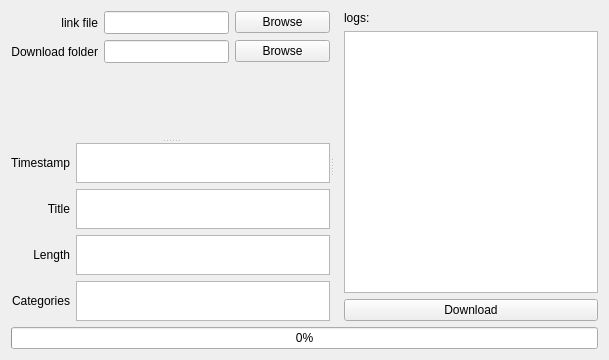
      <widget class="QWidget" name="tab_files">
       <property name="mouseTracking">
        <bool>false</bool>
       </property>
       <property name="focusPolicy">
        <enum>Qt::TabFocus</enum>
       </property>
       <property name="accessibleName">
        <string/>
       </property>
       <attribute name="title">
        <string>download links</string>
       </attribute>
       <layout class="QGridLayout" name="gridLayout_3">
        <item row="0" column="0" rowspan="4" colspan="2">
         <layout class="QVBoxLayout" name="verticalLayout_7">
          <item>
           <widget class="QSplitter" name="splitter_2">
            <property name="orientation">
             <enum>Qt::Horizontal</enum>
            </property>
            <widget class="QSplitter" name="splitter">
             <property name="orientation">
              <enum>Qt::Vertical</enum>
             </property>
             <widget class="QWidget" name="layoutWidget">
              <layout class="QGridLayout" name="gridLayout">
               <item row="0" column="1">
                <widget class="QLineEdit" name="lineEdit_linkfile">
                 <property name="font">
                  <font>
                   <pointsize>10</pointsize>
                  </font>
                 </property>
                </widget>
               </item>
               <item row="1" column="2">
                <widget class="QPushButton" name="pushButton_downloadbrowse">
                 <property name="text">
                  <string>Browse</string>
                 </property>
                </widget>
               </item>
               <item row="1" column="0">
                <widget class="QLabel" name="label_downloadFolder">
                 <property name="maximumSize">
                  <size>
                   <width>16777211</width>
                   <height>16777215</height>
                  </size>
                 </property>
                 <property name="text">
                  <string>Download folder</string>
                 </property>
                 <property name="alignment">
                  <set>Qt::AlignRight|Qt::AlignTrailing|Qt::AlignVCenter</set>
                 </property>
                 <property name="wordWrap">
                  <bool>true</bool>
                 </property>
                 <property name="buddy">
                  <cstring>lineEdit_downloadfolder</cstring>
                 </property>
                </widget>
               </item>
               <item row="2" column="1">
                <spacer name="verticalSpacer_2">
                 <property name="orientation">
                  <enum>Qt::Vertical</enum>
                 </property>
                 <property name="sizeHint" stdset="0">
                  <size>
                   <width>20</width>
                   <height>40</height>
                  </size>
                 </property>
                </spacer>
               </item>
               <item row="0" column="0">
                <widget class="QLabel" name="label_linkfile">
                 <property name="maximumSize">
                  <size>
                   <width>16777211</width>
                   <height>16777215</height>
                  </size>
                 </property>
                 <property name="text">
                  <string>link file</string>
                 </property>
                 <property name="alignment">
                  <set>Qt::AlignRight|Qt::AlignTrailing|Qt::AlignVCenter</set>
                 </property>
                 <property name="wordWrap">
                  <bool>true</bool>
                 </property>
                 <property name="buddy">
                  <cstring>lineEdit_linkfile</cstring>
                 </property>
                </widget>
               </item>
               <item row="0" column="2">
                <widget class="QPushButton" name="pushButton_linkbrowse">
                 <property name="text">
                  <string>Browse</string>
                 </property>
                </widget>
               </item>
               <item row="2" column="2">
                <spacer name="horizontalSpacer_4">
                 <property name="orientation">
                  <enum>Qt::Horizontal</enum>
                 </property>
                 <property name="sizeHint" stdset="0">
                  <size>
                   <width>40</width>
                   <height>20</height>
                  </size>
                 </property>
                </spacer>
               </item>
               <item row="1" column="1">
                <widget class="QLineEdit" name="lineEdit_downloadfolder">
                 <property name="font">
                  <font>
                   <pointsize>10</pointsize>
                  </font>
                 </property>
                </widget>
               </item>
               <item row="3" column="2">
                <spacer name="verticalSpacer_3">
                 <property name="orientation">
                  <enum>Qt::Vertical</enum>
                 </property>
                 <property name="sizeHint" stdset="0">
                  <size>
                   <width>20</width>
                   <height>40</height>
                  </size>
                 </property>
                </spacer>
               </item>
              </layout>
             </widget>
             <widget class="QWidget" name="layoutWidget">
              <layout class="QFormLayout" name="formLayout">
               <property name="labelAlignment">
                <set>Qt::AlignRight|Qt::AlignTrailing|Qt::AlignVCenter</set>
               </property>
               <item row="7" column="0">
                <widget class="QLabel" name="label_length_2">
                 <property name="sizePolicy">
                  <sizepolicy hsizetype="Preferred" vsizetype="Expanding">
                   <horstretch>0</horstretch>
                   <verstretch>0</verstretch>
                  </sizepolicy>
                 </property>
                 <property name="maximumSize">
                  <size>
                   <width>16777211</width>
                   <height>16777215</height>
                  </size>
                 </property>
                 <property name="text">
                  <string>Length</string>
                 </property>
                 <property name="alignment">
                  <set>Qt::AlignRight|Qt::AlignTrailing|Qt::AlignVCenter</set>
                 </property>
                 <property name="wordWrap">
                  <bool>true</bool>
                 </property>
                 <property name="buddy">
                  <cstring>textBrowser_length_2</cstring>
                 </property>
                </widget>
               </item>
               <item row="7" column="1">
                <widget class="QTextBrowser" name="textBrowser_length_2">
                 <property name="sizePolicy">
                  <sizepolicy hsizetype="Expanding" vsizetype="Fixed">
                   <horstretch>0</horstretch>
                   <verstretch>0</verstretch>
                  </sizepolicy>
                 </property>
                 <property name="maximumSize">
                  <size>
                   <width>16777215</width>
                   <height>40</height>
                  </size>
                 </property>
                </widget>
               </item>
               <item row="8" column="0">
                <widget class="QLabel" name="label_categories_2">
                 <property name="sizePolicy">
                  <sizepolicy hsizetype="Preferred" vsizetype="Expanding">
                   <horstretch>0</horstretch>
                   <verstretch>0</verstretch>
                  </sizepolicy>
                 </property>
                 <property name="maximumSize">
                  <size>
                   <width>16777211</width>
                   <height>16777215</height>
                  </size>
                 </property>
                 <property name="text">
                  <string>Categories</string>
                 </property>
                 <property name="alignment">
                  <set>Qt::AlignRight|Qt::AlignTrailing|Qt::AlignVCenter</set>
                 </property>
                 <property name="wordWrap">
                  <bool>true</bool>
                 </property>
                 <property name="buddy">
                  <cstring>textBrowser_categories_2</cstring>
                 </property>
                </widget>
               </item>
               <item row="8" column="1">
                <widget class="QTextBrowser" name="textBrowser_categories_2">
                 <property name="sizePolicy">
                  <sizepolicy hsizetype="Expanding" vsizetype="Fixed">
                   <horstretch>0</horstretch>
                   <verstretch>0</verstretch>
                  </sizepolicy>
                 </property>
                 <property name="maximumSize">
                  <size>
                   <width>16777215</width>
                   <height>40</height>
                  </size>
                 </property>
                </widget>
               </item>
               <item row="6" column="1">
                <widget class="QTextBrowser" name="textBrowser_title_2">
                 <property name="sizePolicy">
                  <sizepolicy hsizetype="Expanding" vsizetype="Fixed">
                   <horstretch>0</horstretch>
                   <verstretch>0</verstretch>
                  </sizepolicy>
                 </property>
                 <property name="maximumSize">
                  <size>
                   <width>16777215</width>
                   <height>40</height>
                  </size>
                 </property>
                </widget>
               </item>
               <item row="6" column="0">
                <widget class="QLabel" name="label_title_2">
                 <property name="sizePolicy">
                  <sizepolicy hsizetype="Preferred" vsizetype="Expanding">
                   <horstretch>0</horstretch>
                   <verstretch>0</verstretch>
                  </sizepolicy>
                 </property>
                 <property name="maximumSize">
                  <size>
                   <width>16777211</width>
                   <height>16777215</height>
                  </size>
                 </property>
                 <property name="text">
                  <string>Title</string>
                 </property>
                 <property name="alignment">
                  <set>Qt::AlignRight|Qt::AlignTrailing|Qt::AlignVCenter</set>
                 </property>
                 <property name="wordWrap">
                  <bool>true</bool>
                 </property>
                 <property name="buddy">
                  <cstring>textBrowser_title_2</cstring>
                 </property>
                </widget>
               </item>
               <item row="5" column="0">
                <widget class="QLabel" name="label_timestamp_2">
                 <property name="sizePolicy">
                  <sizepolicy hsizetype="Preferred" vsizetype="Expanding">
                   <horstretch>0</horstretch>
                   <verstretch>0</verstretch>
                  </sizepolicy>
                 </property>
                 <property name="maximumSize">
                  <size>
                   <width>16777211</width>
                   <height>16777215</height>
                  </size>
                 </property>
                 <property name="text">
                  <string>Timestamp</string>
                 </property>
                 <property name="alignment">
                  <set>Qt::AlignRight|Qt::AlignTrailing|Qt::AlignVCenter</set>
                 </property>
                 <property name="wordWrap">
                  <bool>true</bool>
                 </property>
                 <property name="buddy">
                  <cstring>textBrowser_timestamp_2</cstring>
                 </property>
                </widget>
               </item>
               <item row="5" column="1">
                <widget class="QTextBrowser" name="textBrowser_timestamp_2">
                 <property name="sizePolicy">
                  <sizepolicy hsizetype="Expanding" vsizetype="Fixed">
                   <horstretch>0</horstretch>
                   <verstretch>0</verstretch>
                  </sizepolicy>
                 </property>
                 <property name="maximumSize">
                  <size>
                   <width>16777215</width>
                   <height>40</height>
                  </size>
                 </property>
                </widget>
               </item>
              </layout>
             </widget>
            </widget>
            <widget class="QWidget" name="layoutWidget">
             <layout class="QVBoxLayout" name="verticalLayout">
              <property name="leftMargin">
               <number>10</number>
              </property>
              <item>
               <widget class="QLabel" name="label_logs_2">
                <property name="autoFillBackground">
                 <bool>false</bool>
                </property>
                <property name="text">
                 <string>logs:</string>
                </property>
                <property name="buddy">
                 <cstring>textBrowser_logs_2</cstring>
                </property>
               </widget>
              </item>
              <item>
               <widget class="QTextBrowser" name="textBrowser_logs_2">
                <property name="openExternalLinks">
                 <bool>true</bool>
                </property>
               </widget>
              </item>
              <item>
               <widget class="QPushButton" name="pushButton_download">
                <property name="text">
                 <string>Download</string>
                </property>
               </widget>
              </item>
             </layout>
            </widget>
           </widget>
          </item>
          <item>
           <widget class="QProgressBar" name="progressBar_download">
            <property name="value">
             <number>0</number>
            </property>
           </widget>
          </item>
         </layout>
        </item>
       </layout>
      </widget>
